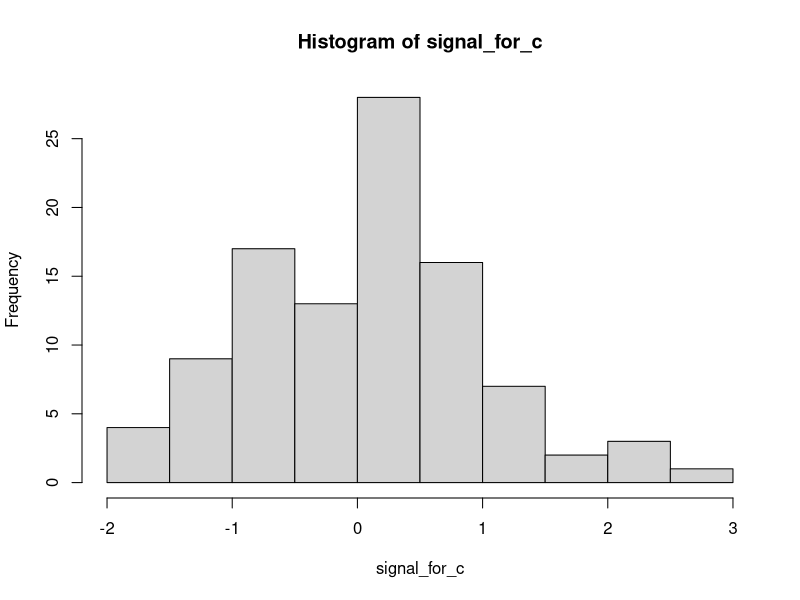

R code for this plot:
## ---- chunk 1
knitr::opts_chunk$set(echo = TRUE)
library(tidyverse)
library(here)
## ---- chunk 2

unknown_true_value_for_c = 0
fp_amount_of_noise = 1

signal_for_c = rnorm(100, 
                     unknown_true_value_for_c, 
                     fp_amount_of_noise ^ 2)


hist(signal_for_c)
## ---- chunk 3
percision_at_time_t0 = 0.2
utility_at_t0 = .1

precision_at_t1 = percision_at_time_t0 + fp_amount_of_noise ^ (-2)
utilitiy_at_t1 = (fp_amount_of_noise ^ (-2) * sample(signal_for_c, 1) + percision_at_time_t0 * utility_at_t0) / precision_at_t1

precision_at_t1
utilitiy_at_t1
  
## ---- chunk 4
# belief about the item 
b_mu = 1
b_variance = 0.2 
b_precision = 1/b_variance 

b_prior_distribution = rnorm(100, 
                b_mu, 
                b_variance)
b_prior = sample(b_prior_distribution, 1)


# signal received after choosing the item 
s_mu = 0.8 # unknown true value of item being sampled 
s_variance = 0.1 # the amount of noise in each signal 
s_precision = 1/s_variance

s_x_distribution = rnorm(100, 
                       s_mu, 
                       s_variance)
s_x = sample(s_x_distribution, 1)

# update the belief after receiving the item 
b_new_precision = b_precision + s_precision 
b_posterior = ((s_precision * s_x) + (b_precision * b_prior)) / b_new_precision




## ---- chunk 5
update_precision <- function(prior_belief_precision, 
                             signal_precision){
  return (prior_belief_precision + signal_precision)
}

update_belief <- function(signal_precision, 
                          signal_value, 
                          belief_precision, 
                          belief_value, 
                          updated_signal_precision){
  
  updated_belief <- ((signal_precision * signal_value) + 
                       (belief_precision * belief_value)) / updated_signal_precision
  
  return (updated_belief)

}


## ---- chunk 6

# belief about the item 
b_mu = .2
b_variance = 0.2 
b_precision = 1/b_variance 

b_prior_distribution = rnorm(100, 
                b_mu, 
                b_variance)
b_prior = sample(b_prior_distribution, 1)


# signal received after choosing the item 
s_mu = 5 # unknown true value of item being sampled 
s_variance = 0.1 # the amount of noise in each signal 
s_precision = 1/s_variance

s_x_distribution = rnorm(100, 
                       s_mu, 
                       s_variance)
s_x = sample(s_x_distribution, 1)

# pretend to have 100 time points 
belief_precision_vector <- c(b_precision)
belief_mu_vector <- c(b_mu)

for (i in 1:100){
  
  current_belief_precision = belief_precision_vector[i]
  current_belief_mu = belief_mu_vector[i]
  
  updated_belief_precision = update_precision(current_belief_precision, 
                                       s_precision)
  
  updated_mu = update_belief(s_precision,
                             s_x, 
                             current_belief_precision, 
                             current_belief_mu, 
                             updated_belief_precision)
  
  belief_precision_vector <- c(belief_precision_vector, updated_belief_precision)
  belief_mu_vector <- c(belief_mu_vector, updated_mu)
  
}

tibble("time_point" = seq(1, 101, 1),
       "belief" = belief_mu_vector, 
       "precision" = belief_precision_vector, 
)
## ---- chunk 7
